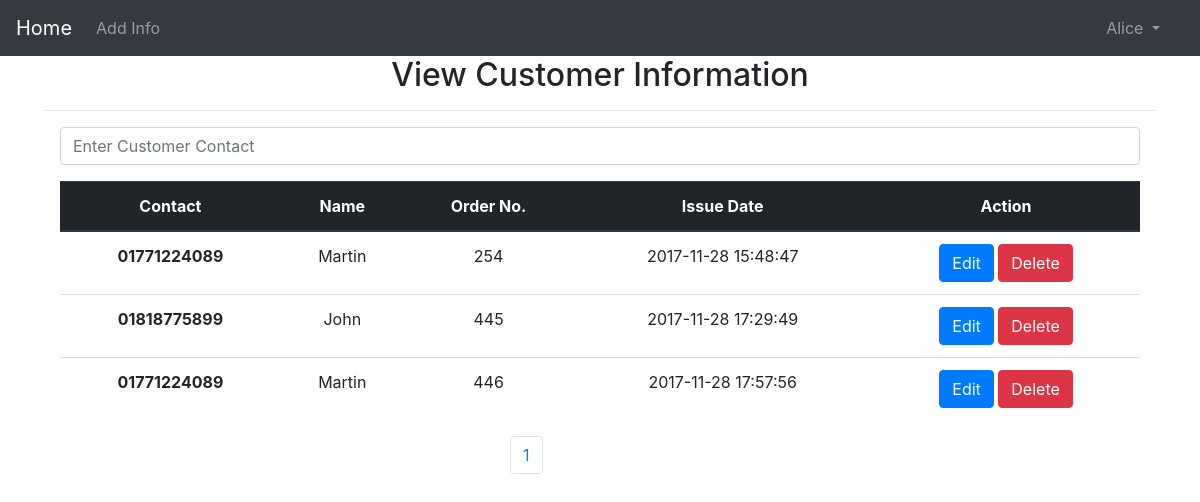
The app's page /dashboard.php (signed in) with its own data.
### tables this page shows
CREATE TABLE IF NOT EXISTS `info` (
  `id` int(200) NOT NULL AUTO_INCREMENT,
  `contact` varchar(60) NOT NULL,
  `name` varchar(50) NOT NULL,
  `order_no` varchar(20) NOT NULL,
  `issue_date` timestamp NOT NULL DEFAULT CURRENT_TIMESTAMP,
  PRIMARY KEY (`id`),
  UNIQUE KEY `order_no` (`order_no`)
);

### inc/filter.php (called while the page is built, shortened)
<?php
function XSS($str){
    return htmlspecialchars($str, ENT_QUOTES, 'UTF-8');
}
?>

### dashboard.php (the view, shortened to what this page needs)
<!doctype html>
<?php
require_once 'inc/db.php';
require_once 'inc/filter.php';
$page = (isset($_GET['page']) ? (int)$_GET['page'] : 1);
$perPage = (isset($_GET['per-page']) && (int)$_GET['per-page'] <= 50 ? (int)$_GET['per-page'] : 5);
$start = ($page > 1) ? ($page * $perPage) - $perPage : 0;
$sql = "SELECT * FROM info LIMIT ".$start.", ".$perPage." ";
$total = $db->query("SELECT * FROM info")->rowCount();
$pages = ceil($total / $perPage);
$stmt = $db->query($sql);
$rows = $stmt->fetchAll(PDO::FETCH_ASSOC);
?>
<html lang="en">
<head>
    <link rel="stylesheet" href="https://maxcdn.bootstrapcdn.com/bootstrap/4.0.0-beta.2/css/bootstrap.min.css">
</head>
<body>
<?php require_once 'inc/nav.php' ?>
<div class="container">
    <h2 class="text-center">View Customer Information</h2>
    <hr>
    <div class="col-12">
        <div class="text-center">
            <form action="search.php" class="form-group" method="post">
                <input type="text" class="form-control" name="search" placeholder="Enter Customer Contact">
            </form>
            <table class="table">
                <thead class="thead-dark">
                <tr>
                    <th scope="col">Contact</th>
                    <th scope="col">Name</th>
                    <th scope="col">Order No.</th>
                    <th scope="col">Issue Date</th>
                    <th scope="col">Action</th>
                </tr>
                </thead>
                <tbody>
                <?php foreach($rows as $row): ?>
                <tr>
                    <th scope="row"><?php echo XSS($row['contact']) ?></th>
                    <td><?php echo XSS($row['name']) ?></td>
                    <td><?php echo XSS($row['order_no']) ?></td>
                    <td><?php echo XSS($row['issue_date']) ?></td>
                    <td>
                        <a href="add_info.php?id=<?php echo $row['id'] ?>" role="button" class="btn btn-primary">Edit</a>
                        <a href="dashboard.php?id=<?php echo $row['id'] ?>" role="button" class="btn btn-danger">Delete</a>
                    </td>
                </tr>
                <?php endforeach; ?>
                </tbody>
            </table>
            <nav class="offset-md-5">
                <ul class="pagination">
                    <?php for($i = 1; $i <= $pages; $i++): ?>
                        <li class="page-item"><a class="page-link <?php if($_GET['page']==$i) echo 'text-success'?>" href="?page=<?php echo $i;?>&per-page=<?php echo $perPage;?>"><?php echo $i; ?></a></li>
                    <?php endfor; ?>
                </ul>
            </nav>
        </div>
    </div>
</div>
</body>
</html>

### records on screen
info: contact "01771224089", name "Martin", order_no "254", issue_date "2017-11-28 15:48:47"
info: contact "01818775899", name "John", order_no "445", issue_date "2017-11-28 17:29:49"
info: contact "01771224089", name "Martin", order_no "446", issue_date "2017-11-28 17:57:56"

### other values on screen
$_SESSION['user']['login'] "Alice"
